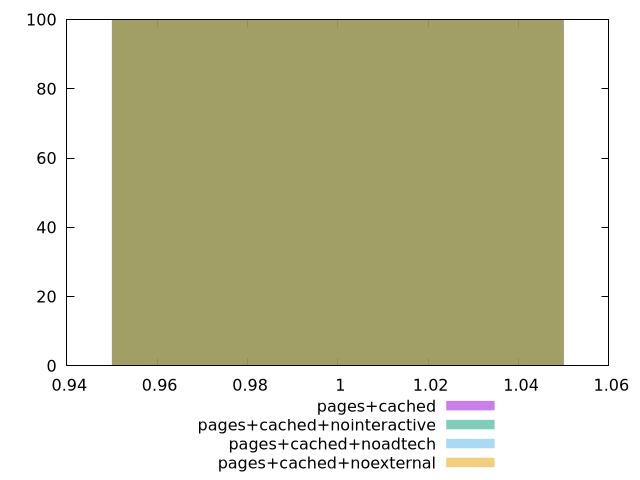

Reproduce this figure in gnuplot.
$_pagesCached <<EOF
1 100
EOF
$_pagesCachedNointeractive <<EOF
1 100
EOF
$_pagesCachedNoadtech <<EOF
1 100
EOF
$_pagesCachedNoexternal <<EOF
1 100
EOF
set key outside below
set terminal pngcairo
set output "report_00005_2020-11-02T22-26-11.212Z/uses-passive-event-listeners/uses-passive-event-listeners_pages+cached_pages+cached+nointeractive_pages+cached+noadtech_pages+cached+noexternal+hist.png"
set boxwidth 0.1
set style fill transparent solid 0.5 noborder
set yrange [0:100]
plot $_pagesCached title "pages+cached" with boxes ,$_pagesCachedNointeractive title "pages+cached+nointeractive" with boxes ,$_pagesCachedNoadtech title "pages+cached+noadtech" with boxes ,$_pagesCachedNoexternal title "pages+cached+noexternal" with boxes ,
